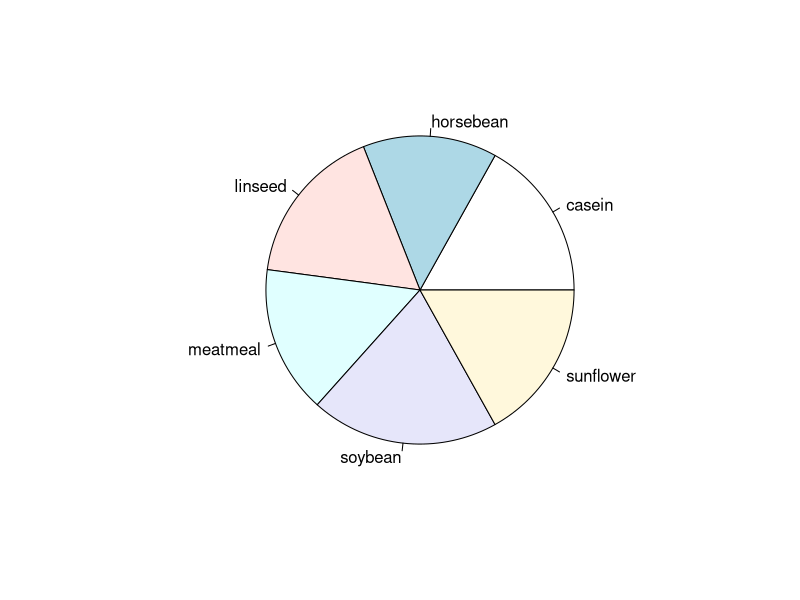
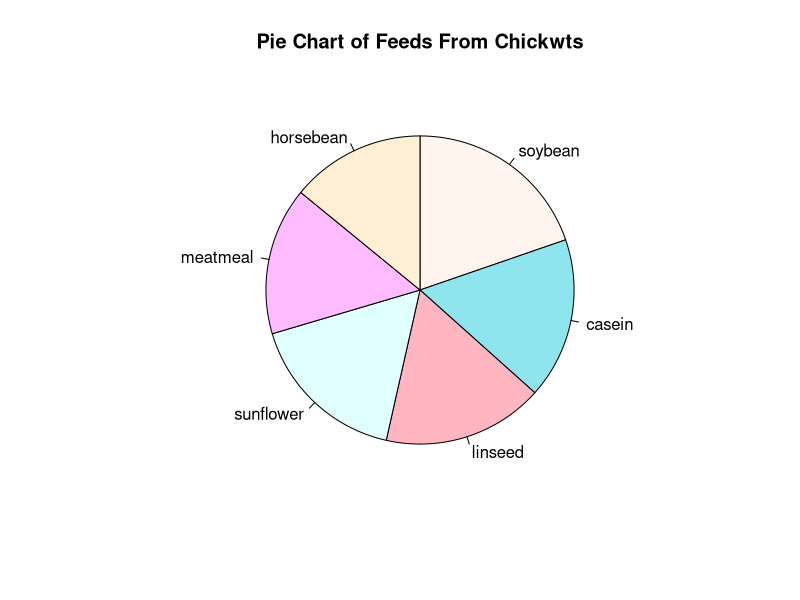

Generate these figures, in order, with R:
# R Statistics Essential Training
# Ex02_02
# Creating pie charts for categorical variables 
# Note: In general, avoid pie charts because they're really hard to read


# Load Datasets Package
require("datasets")

# One row per case
data(chickwts)
View(chickwts)
str(chickwts)



# Creating a pie chart...steb-by-step
# Step 1: create frequency table
feeds <- table(chickwts$feed)
feeds

# Step 2: default pie chart - very bland 
pie(feeds)


# Modify the pie chart
pie(feeds[order(feeds, decreasing = TRUE)],
    init.angle = 90,  # Starts at 12 o'oclock instead of 3
    clockwise = TRUE, # going clockwise, Default is FALSE
    col = c("seashell", "cadetblue2", "lightpink", "lightcyan", "plum1", "papayawhip"),
    main = "Pie Chart of Feeds From Chickwts")

# PROBLEM WITH PIES 